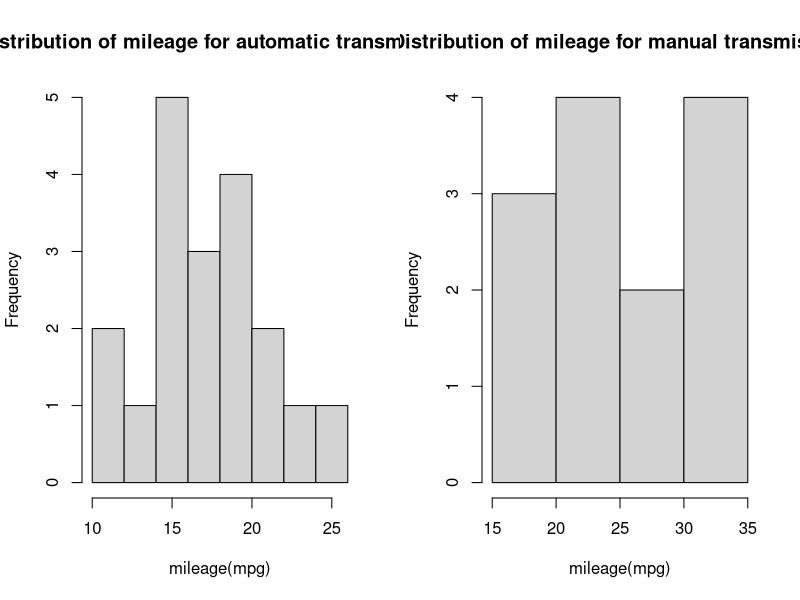
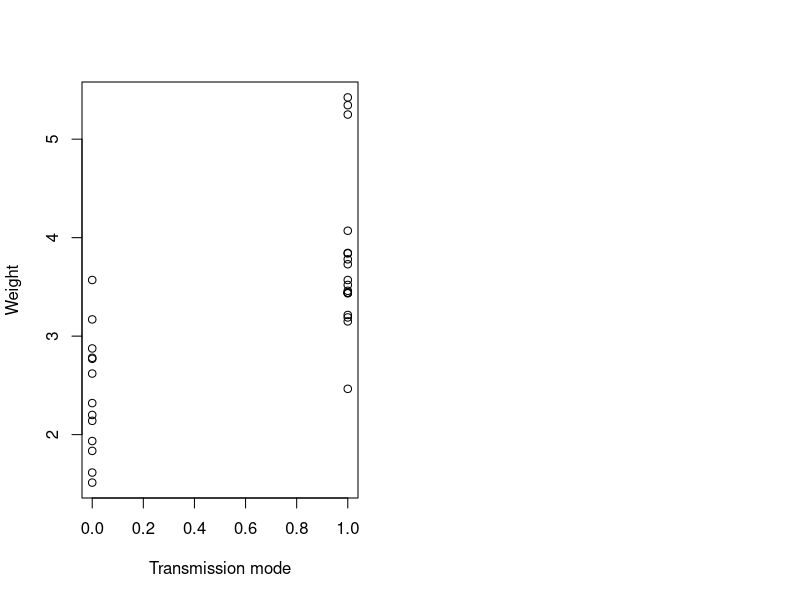
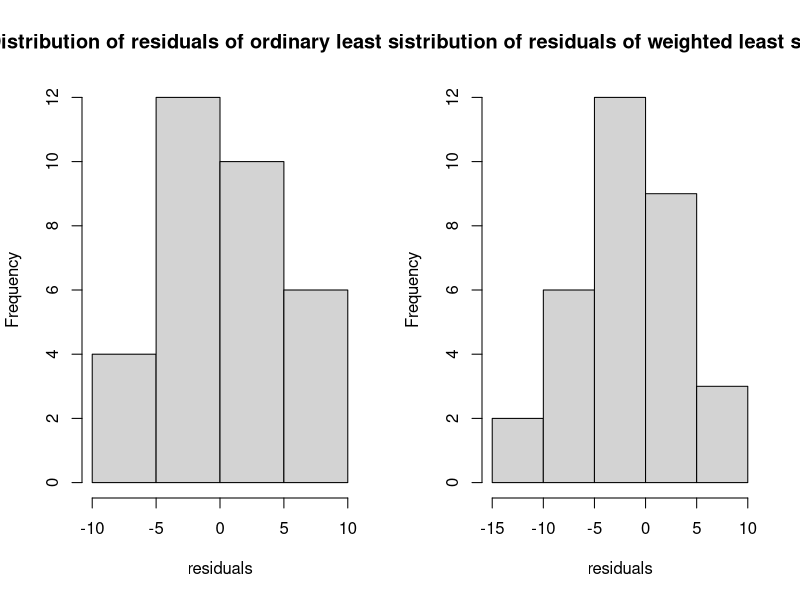

Write R code to recreate these figures, in order.
## ---- chunk 1
data( mtcars )
mtcars$autm <- mtcars$am == 0
attach( mtcars )
## ---- chunk 2
ls <- lm( mpg ~ autm, data=mtcars )
summary( ls )
## ---- chunk 3

wls = lm (mpg ~ autm, data=mtcars,weights=(1/mtcars$wt^2))

summary(wls)
## ---- chunk 4
par( mfrow=c(1,2) )
hist( mpg[which(autm == TRUE)] , main="Distribution of mileage for automatic transmission",xlab="mileage(mpg)")
hist( mpg[which(autm == FALSE)],main="Distribution of mileage for manual transmission",xlab="mileage(mpg)" )
## ---- chunk 5
plot( mtcars$autm, mtcars$wt, xlab = 'Transmission mode', ylab = 'Weight')
## ---- chunk 6
par( mfrow=c(1,2) )
hist( ls$residuals , main="Distribution of residuals of ordinary least square",xlab="residuals" )
hist(wls$residuals , main="Distribution of residuals of weighted least square",xlab="residuals")

